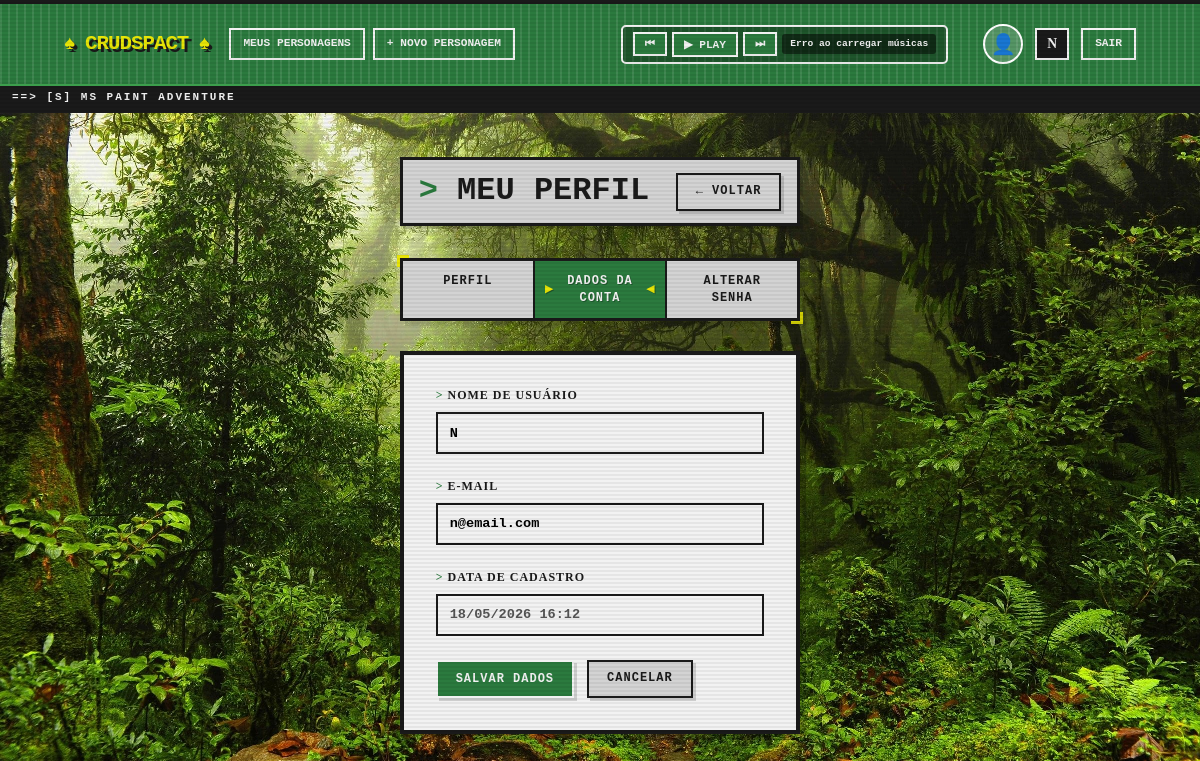
The page /pages/usuario_perfil.php?aba=conta (signed in) on the database its author committed.
### tables this page shows
CREATE TABLE `usuario` (
  `id` int(11) NOT NULL,
  `nome` varchar(100) NOT NULL,
  `email` varchar(150) NOT NULL,
  `senha` char(64) NOT NULL COMMENT 'Hash SHA256 da senha',
  `criado_em` datetime NOT NULL DEFAULT current_timestamp(),
  `foto_perfil` varchar(500) DEFAULT NULL,
  `biografia` text DEFAULT NULL
);

### config/database.php (called while the page is built, shortened)
<?php
function getConexao(): PDO {
    $dsn = "mysql:host=" . DB_HOST . ";dbname=" . DB_NAME . ";charset=" . DB_CHARSET;
    $opcoes = [
        PDO::ATTR_ERRMODE            => PDO::ERRMODE_EXCEPTION,
        PDO::ATTR_DEFAULT_FETCH_MODE => PDO::FETCH_ASSOC,
        PDO::ATTR_EMULATE_PREPARES   => false,
    ];
    return new PDO($dsn, DB_USER, DB_PASS, $opcoes);
}

### repository/UsuarioRepository.php (called while the page is built, shortened)
<?php
require_once __DIR__ . '/../config/database.php';
require_once __DIR__ . '/../entity/Usuario.php';
class UsuarioRepository {
    private PDO $pdo;
    public function __construct() {
        $this->pdo = getConexao();
    }
    public function buscarPorId(int $id): ?Usuario {
        $stmt = $this->pdo->prepare('SELECT * FROM usuario WHERE id = :id LIMIT 1');
        $stmt->execute([':id' => $id]);
        $dados = $stmt->fetch();
        if ($dados) {
            return new Usuario($dados);
        }
        return null;
    }
}

### entity/Usuario.php (called while the page is built, shortened)
<?php
class Usuario {
    private string $nome;
    private string $email;
    private string $criadoEm;
    public function __construct(array $dados) {
        $this->nome      = $dados['nome']       ?? '';
        $this->email     = $dados['email']      ?? '';
        $this->criadoEm  = $dados['criado_em']  ?? '';
    }
    public function getNome(): string { return $this->nome; }
    public function getEmail(): string { return $this->email; }
    public function getCriadoEm(): string { return $this->criadoEm; }
}

### pages/usuario_perfil.php (the view, shortened to what this page needs)
<?php
require_once __DIR__ . '/../repository/UsuarioRepository.php';
$repo = new UsuarioRepository();
$usuario = $repo->buscarPorId($_SESSION['usuario_id']);
$aba_ativa = $_GET['aba'] ?? 'perfil';
require_once __DIR__ . '/../includes/header.php';
?>
<div class="page-header">
  <h2>Meu Perfil</h2>
  <a href="index.php" class="btn btn-ghost">← Voltar</a>
</div>
<div class="profile-tabs">
  <a href="?aba=perfil" class="tab <?= $aba_ativa === 'perfil' ? 'tab-ativa' : '' ?>">Perfil</a>
  <a href="?aba=conta" class="tab <?= $aba_ativa === 'conta' ? 'tab-ativa' : '' ?>">Dados da Conta</a>
  <a href="?aba=senha" class="tab <?= $aba_ativa === 'senha' ? 'tab-ativa' : '' ?>">Alterar Senha</a>
</div>
<?php if ($aba_ativa === 'conta'): ?>
<div class="form-card">
  <form method="POST" action="usuario_perfil.php?aba=conta">
    <div class="form-group">
      <label for="nome">Nome de usuário</label>
      <input type="text" id="nome" name="nome" value="<?= htmlspecialchars($usuario->getNome()) ?>" required>
    </div>
    <div class="form-group">
      <label for="email">E-mail</label>
      <input type="email" id="email" name="email" value="<?= htmlspecialchars($usuario->getEmail()) ?>" required>
    </div>
    <div class="form-group">
      <label>Data de cadastro</label>
      <input type="text" value="<?= date('d/m/Y H:i', strtotime($usuario->getCriadoEm())) ?>" disabled>
    </div>
    <div class="form-actions">
      <button type="submit" class="btn btn-primary">Salvar Dados</button>
      <a href="index.php" class="btn btn-ghost">Cancelar</a>
    </div>
  </form>
</div>
<?php endif; ?>

### rows shown on the page
usuario: nome "N", email "n@email.com", criado_em "18/05/2026 16:12"

### other values the page prints
$nomeUser "N"
